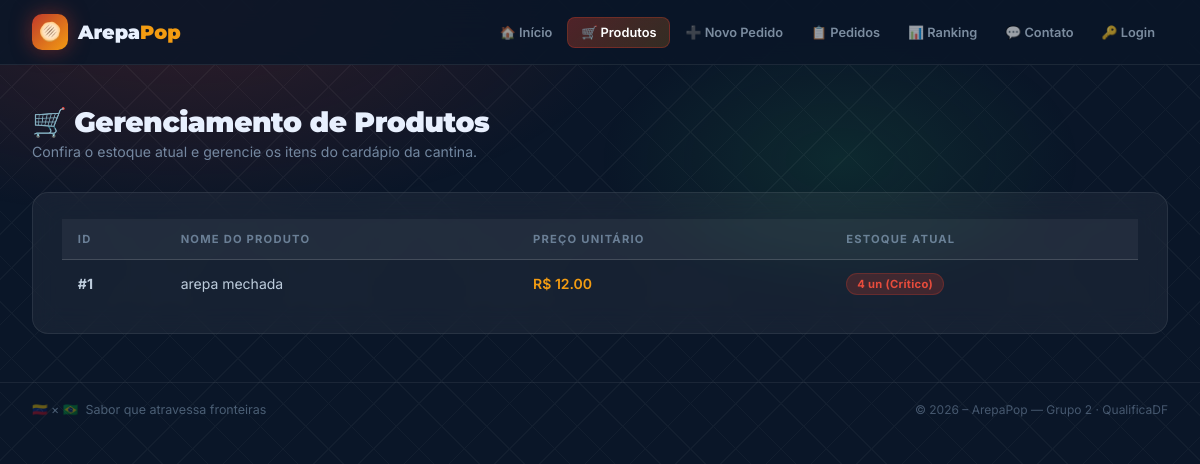
/produtos, run on an earlier commit of the app's database.
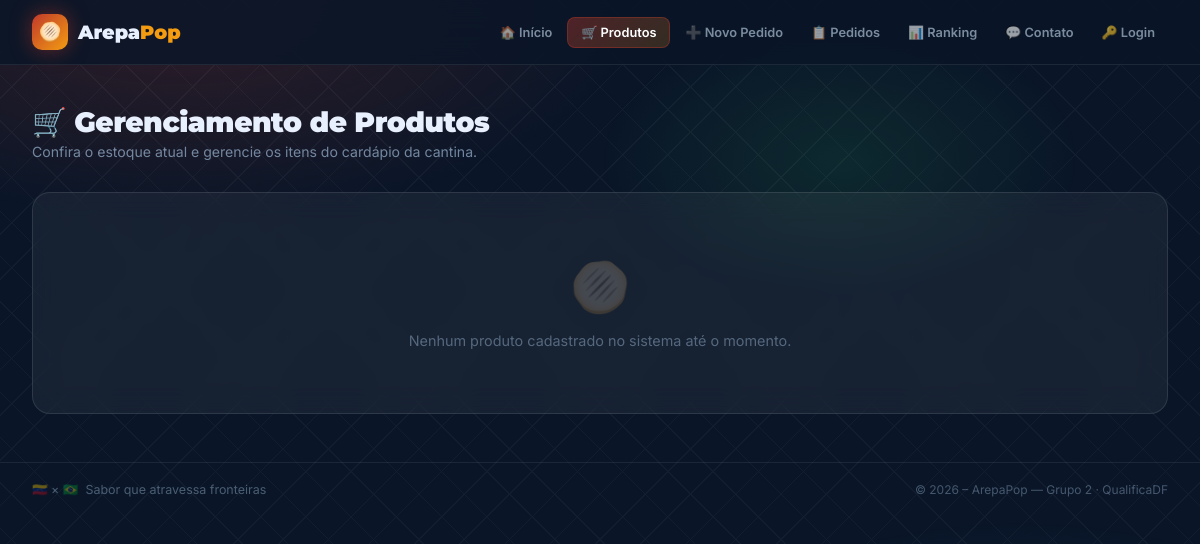
And on a later commit of the database.
### tables this page shows
CREATE TABLE produtos (
            id      INTEGER PRIMARY KEY AUTOINCREMENT,
            nome    TEXT NOT NULL,
            preco   REAL NOT NULL,
            estoque INTEGER NOT NULL DEFAULT 0
        );

### app.py (the view)
@app.route("/produtos")
def listar_produtos():
    con = conectar()
    cur = con.cursor()
    produtos = cur.execute(
        "SELECT * FROM produtos ORDER BY nome"
    ).fetchall()
    con.close()
    return render_template("produtos.html", produtos=produtos)

### banco.py (called while the page is built)
def conectar():
    return sqlite3.connect("cantina.db")

### templates/produtos.html (shortened to what this page needs)
{% extends "base.html" %}
{% block content %}
<div class="page-wrapper">
  <div class="page-header">
    <div>
      <h2>🛒 Gerenciamento de Produtos</h2>
      <p>Confira o estoque atual e gerencie os itens do cardápio da cantina.</p>
    </div>
  </div>
  {% if not produtos %}
  <div class="card empty-state">
    <span class="empty-icon">🫓</span>
    <p>Nenhum produto cadastrado no sistema até o momento.</p>
  </div>
  {% else %}
  <div class="card table-wrap">
    <table>
      <thead>
        <tr>
          <th>ID</th>
          <th>Nome do Produto</th>
          <th>Preço Unitário</th>
          <th>Estoque Atual</th>
        </tr>
      </thead>
      <tbody>
        {% for prod in produtos %}
        <tr>
          <td><strong>#{{ prod[0] }}</strong></td>
          <td>{{ prod[1] }}</td>
          <td class="text-gold" style="font-weight: 600;">
            R$ {{ "%.2f"|format(prod[2]) }}
          </td>
          <td>
            {% if prod[3] < 5 %}
              <span class="badge badge-red">{{ prod[3] }} un (Crítico)</span>
            {% else %}
              <span class="badge badge-green">{{ prod[3] }} un</span>
            {% endif %}
          </td>
        </tr>
        {% endfor %}
      </tbody>
    </table>
  </div>
  {% endif %}
</div>
{% endblock %}

### templates/base.html (shortened to what this page needs)
<!DOCTYPE html>
<html lang="pt-BR">
<head>
</head>
<body>
<nav>
  <div class="nav-inner">
    <a href="/" class="nav-logo">
      <div class="logo-icon">🫓</div>
      <span class="logo-text">Arepa<em>Pop</em></span>
    </a>
    <ul class="nav-links">
      <li class="{% if request.endpoint == 'index' %}active{% endif %}">
        <a href="/">🏠 Início</a>
      </li>
      <li class="{% if request.endpoint == 'listar_produtos' %}active{% endif %}">
        <a href="/produtos">🛒 Produtos</a>
      </li>
      <li class="{% if request.endpoint == 'novo_pedido' %}active{% endif %}">
        <a href="/novo-pedido">➕ Novo Pedido</a>
      </li>
      <li class="{% if request.endpoint == 'listar_pedidos' %}active{% endif %}">
        <a href="/pedidos">📋 Pedidos</a>
      </li>
      <li class="{% if request.endpoint == 'ranking' %}active{% endif %}">
        <a href="/ranking">📊 Ranking</a>
      </li>
      <li class="{% if request.endpoint == 'contato' %}active{% endif %}">
        <a href="/contato">💬 Contato</a>
      </li>
      {% if session.get('admin') %}
      <li class="logout">
        <a href="/logout">✕ Sair</a>
      </li>
      {% else %}
      <li>
        <a href="/login">🔑 Login</a>
      </li>
      {% endif %}
    </ul>
  </div>
</nav>
{% block content %}{% endblock %}
<footer>
  <div class="footer-inner">
    <span class="footer-flags">🇻🇪 × 🇧🇷 &nbsp;Sabor que atravessa fronteiras</span>
    <p>© 2026 – ArepaPop — Grupo 2 · QualificaDF</p>
  </div>
</footer>
</body>
</html>

What changed in the data, as far as the page shows it:
removed produtos: id "1", nome "arepa mechada", preco "12.00", estoque "4"
Also different on the page:
text no longer shown: "ID NOME DO PRODUTO PREÇO UNITÁRIO ESTOQUE ATUAL"
text now shown: "🫓 Nenhum produto cadastrado no sistema até o momento."
